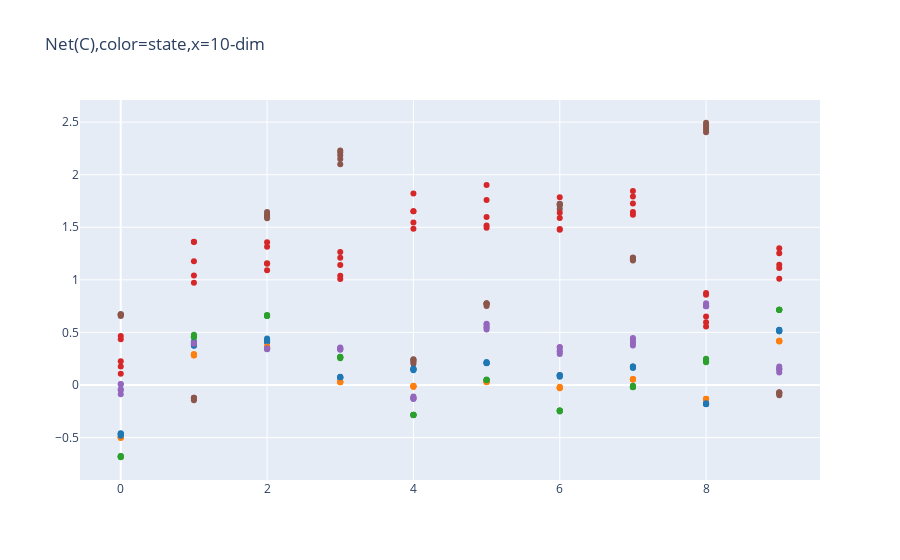

The notebook cell this image was saved under:
### Code cell
data=[]
colors=[
    '#1f77b4',  # muted blue
    '#ff7f0e',  # safety orange
    '#2ca02c',  # cooked asparagus green
    '#d62728',  # brick red
    '#9467bd',  # muted purple
    '#8c564b',  # chestnut brown
    '#e377c2',  # raspberry yogurt pink
    '#7f7f7f',  # middle gray
    '#bcbd22',  # curry yellow-green
    '#17becf'   # blue-teal
]
for i in range(N):
    s=i
    data.append(go.Scatter(x=list(range(100)), 
                           y=Z1[i*nt,:], 
                           mode='markers', 
                           name='dataset',
                           marker_color=colors[states[s]],
                           showlegend=False))
fig=go.Figure(data)
fig.update_layout(title="Net(C),color=state,x=10-dim")
#plt.plot(Z1)
#clear_output()
fig
